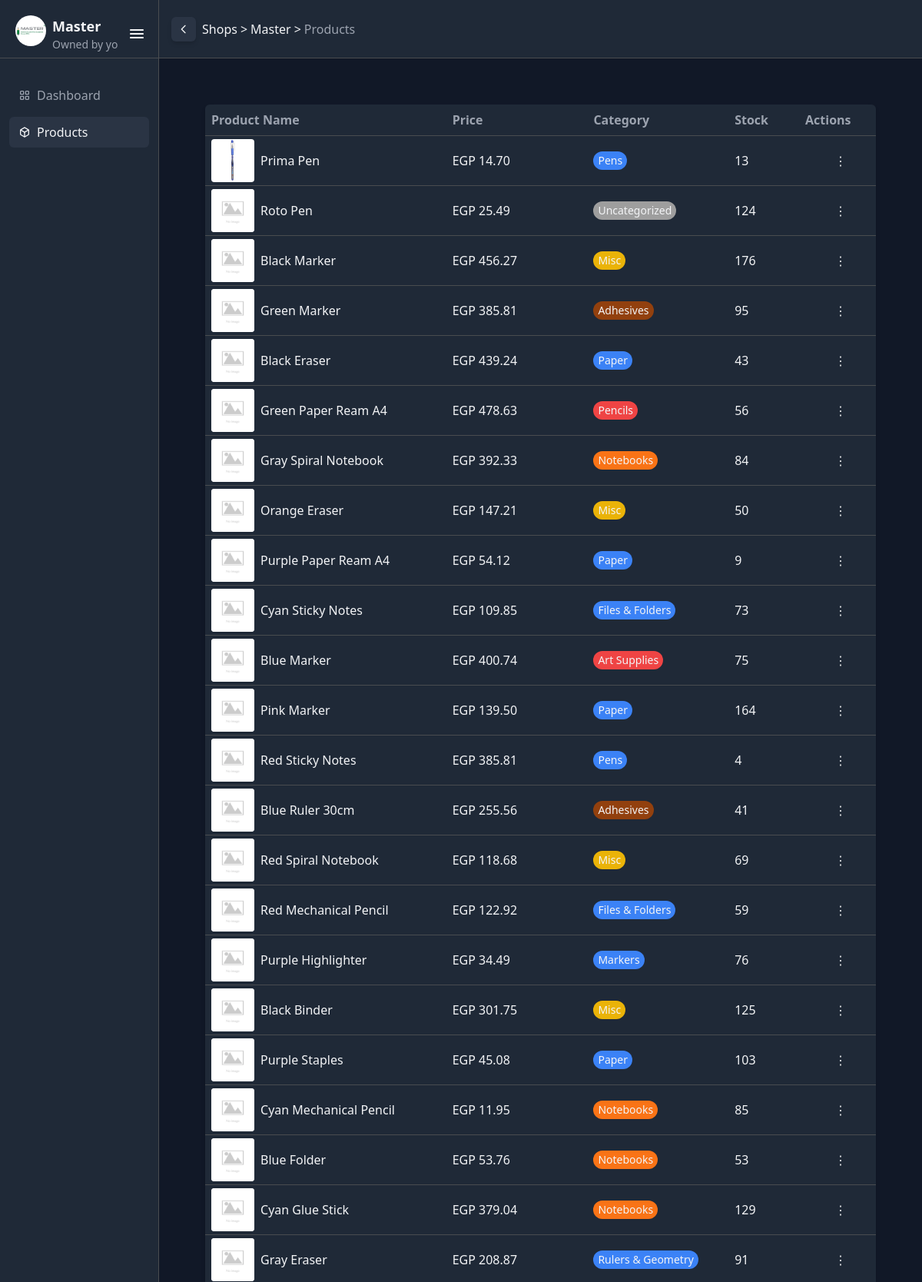
The app's page /shops/master/products/ (signed in, upper part) with its own data.
### pos/models.py (models this page shows, shortened)
class Shop(models.Model):
    name = models.CharField(max_length=100)
    owner = models.ForeignKey(User, on_delete=models.CASCADE, related_name="shops")
    managers = models.ManyToManyField(User, through='ShopManager')
    created_at = models.DateTimeField(auto_now_add=True)
    logo = models.ImageField(upload_to="logos/", null=True, blank=True)
    slug = models.SlugField(unique=True, blank=True)
    discount_percentage = models.DecimalField(max_digits=4, decimal_places=2, default=0)
    tax_percentage = models.DecimalField(max_digits=4, decimal_places=2, default=0)
    currency_code = models.CharField(max_length=10) # Examples: EGP, $, ect...
    def get_logo_url(self):
        if self.logo:
            return self.logo.url
        return "/media/defaults/logo.jpg"

class Product(models.Model):
    shop = models.ForeignKey(Shop, on_delete=models.CASCADE, related_name="products")
    name = models.CharField(max_length=200)
    barcode = models.CharField(max_length=13)
    price = models.DecimalField(max_digits=10, decimal_places=2)
    stock_quantity = models.IntegerField()
    discount_percentage = models.DecimalField(max_digits=5, decimal_places=2)
    price_after_discount = models.DecimalField(max_digits=10, decimal_places=2, blank=True, null=True)
    reorder_point = models.IntegerField(null=True, blank=True)
    is_deleted = models.BooleanField(default=False)
    marked_for_deletion_at = models.DateTimeField(null=True, blank=True)
    category = models.ForeignKey(Category, on_delete=models.SET_NULL, null=True, blank=True, related_name="products")
    image = models.ImageField(upload_to=image_upload_to, null=True, blank=True)
    def get_image_url(self):
        if self.image:
            return self.image.url
        return "/media/defaults/product.png"
    class Meta:
        constraints = [
            models.UniqueConstraint(fields=['shop', 'barcode'], name='unique_shop_barcode_product')
            ]

class Category(models.Model):
    shop = models.ForeignKey(Shop, on_delete=models.CASCADE, related_name="categories")
    name = models.CharField(max_length=100)
    color = models.CharField(max_length=20, choices=utils.CATEGORY_COLORS_CHOICES, default='blue')
    class Meta:
        constraints = [models.UniqueConstraint(fields=['shop', 'name'], name="unique_shop_name_category")]

### pos/views.py (the view)
# urls.py: path('shops/<str:slug>/products/', views.ProductView.as_view(), name='products'),
class ProductView(ShopAccessMixin, ListView):
    template_name = "pos/shop/products.html"
    active_page = 'products' # For context
    required_perms = ['can_view_products']
    paginate_by = 50
    def get_queryset(self):
        products = Product.objects.filter(shop=self.shop)
        for product in products:
            product.hex_code = utils.CATEGORY_COLORS_MAPPING[product.category.color]
        return products
    def get_breadcrumbs(self):
        base = super().get_breadcrumbs()
        base.extend([{"name": "Products", "url": None}])
        return base

### pos/views.py (called while the page is built, shortened)
    def get_breadcrumbs(self):
        return [{"name": "Shops", "url": reverse("home")},
                {"name": self.shop.name, "url": reverse("dashboard", args=[self.shop.slug])}]

    def dispatch(self, request, *args, **kwargs):
        slug = self.kwargs.get("slug")
        shop = get_object_or_404(Shop, slug=slug)
        if request.user.shops.filter(pk=shop.pk).exists():
            self.shop = shop
            self.isOwner = True
            self.shop_manager = None
            return super().dispatch(request, *args, **kwargs)

    def get_context_data(self, **kwargs):
        context =  super().get_context_data(**kwargs)
        context.update({
            'shop': self.shop,
            'isOwner': self.isOwner,
            'shop_manager': self.shop_manager,
            'active_page': self.active_page,
            'breadcrumbs': self.get_breadcrumbs()
        })
        return context

### pos/templates/pos/shop/products.html (shortened to what this page needs)
{% extends 'pos/shop/shop_base.html' %}
{% load static %}
{% block content %}
    <div class="flex justify-center items-center w-full p-10">
        <div class="flex flex-col">
            <table class="table-fixed w-full border-collapse overflow-scroll shadow-md">
                <thead class="text-secondary-text">
                    <tr class="text-left border-b border-border h-10 bg-surface rounded-lg">
                        <th class="pl-2 rounded-tl-md w-24 md:w-56 font-semibold">Product Name</th>
                        <th class="w-24 md:w-32 font-semibold">Price</th>
                        <th class="w-32 md:w-32 font-semibold">Category</th>
                        <th class="w-12 md:w-16 font-semibold">Stock</th>
                        <th class="rounded-tr-md w-12 md:w-16 font-semibold">Actions</th>
                    </tr>
                </thead>
                <tbody class="bg-surface">
                    {% for product in product_list %}
                    <tr class="text-text border-b border-border cursor-pointer"
                     onclick="if (!event.target.closest('a, button')) window.location.href='{% url 'product_details' shop.slug product.pk %}'">
                        <td class="pl-2 flex items-center gap-2 h-16">
                            <div class="bg-white h-14 w-14 rounded-sm flex justify-center items-center">
                                <img src="{{ product.get_image_url }}" class="h-14 rounded-sm object-contain" alt="Product image">
                            </div>
                            {{ product.name }}
                        </td>
                        <td>{{ shop.currency_code }} {{ product.price_after_discount }}</td>
                        <td>
                            <div style="background-color: {{ product.hex_code }};" class="w-fit px-1.5 py-0.5 rounded-2xl text-sm" >{{ product.category.name }}</div>
                        </td>
                        <td>{{ product.stock_quantity }}</td>
                        <td class="text-center">
                            <div class="relative">
                                <button class="context-menu-btn h-8 w-8 cursor-pointer rounded-lg hover:bg-hover" data-product-id="{{ product.id }}">⋮</button>
                            </div>
                        </td>
                    </tr>
                    {% endfor %}
                </tbody>
            </table>
        </div>
    </div>
{% endblock %}

### pos/templates/pos/shop/sidebar.html (shortened to what this page needs)
{% load static %}
{% load permissions_extras %}
<div id="sidebar" class="bg-surface h-dvh w-[250px] transition-all duration-300 border-r border-r-border sticky top-0 ">
    <div id="sidebar-header" class="mb-4 border-b mt-3 p-3 border-b-border flex w-full justify-between items-center h-16">
        <div id="shop-details" class="flex gap-2 p-2 rounded-md overflow-hidden">
            <img src="{{ shop.get_logo_url }}" class="rounded-full h-10" alt="">
            <div class="flex flex-col justify-center overflow-hidden text-nowrap">
                <span class="text-text text-lg font-semibold">{{ shop.name }}</span>
                <span class="text-secondary-text text-sm">
                    {% if isOwner %}
                    Owned by you
                    {% else %}
                    Owned by '{{ shop.owner }}'
                    {% endif %}
                </span>
            </div>
        </div>
        <div class="h-[64px] flex items-center">
            <button id="sidebar-btn">
            </button>
        </div>
    </div>
    <ul class="mt-2 flex flex-col gap-2 p-3">
        {% if isOwner or shop_manager|has_permission:"can_view_dashboard" %}
        <li>
            <a href="{% url 'dashboard' shop.slug %}" class="sidebar-item flex items-center justify-start gap-1 hover:bg-hover cursor-pointer rounded-md h-10 pl-2
                {% if active_page == 'dashboard' %}
                fill-text text-text bg-hover
                {% else %}
                fill-secondary-text text-secondary-text
                {% endif %}">
                <div>
                    <span class="sidebar-item-label text-base font-medium">Dashboard</span>
                </div>
            </a>
        </li>
        {% endif %}
        {% if isOwner or shop_manager|has_permission:"can_view_products" %}
        <li>
            <a href="{% url 'products' shop.slug %}" class="sidebar-item flex items-center justify-start gap-1 hover:bg-hover cursor-pointer rounded-md h-10 pl-2
                {% if active_page == 'products' %}
                fill-text text-text bg-hover
                {% else %}
                fill-secondary-text text-secondary-text
                {% endif %}">
                <div>
                    <span class="sidebar-item-label text-base font-medium">Products</span>
                </div>
            </a>
        </li>
        {% endif %}
    </ul>
</div>

### pos/templates/pos/shop/breadcrumbs.html (shortened to what this page needs)
<div class="flex items-center gap-2 justify-start text-text">
  {% if breadcrumbs|length > 2 %}
    {% with prev=breadcrumbs|slice:":-1"|last %}
      {% if prev.url %}
        <a href="{{ prev.url }}"
           class="flex items-center gap-1 text-sm text-text hover:text-primary bg-hover p-2 rounded-md shadow-md">
          <svg xmlns="http://www.w3.org/2000/svg" class="w-4 h-4" fill="none" viewBox="0 0 24 24" stroke="currentColor">
            <path stroke-linecap="round" stroke-linejoin="round" stroke-width="2" d="M15 19l-7-7 7-7" />
          </svg>
        </a>
      {% endif %}
    {% endwith %}
  {% endif %}
  <nav class="text-text flex items-center gap-1">
    {% for crumb in breadcrumbs %}
      {% if crumb.url %}
        <a href="{{ crumb.url }}" class="hover:text-primary">{{ crumb.name }}</a>
      {% else %}
        <span class="text-secondary-text font-medium">{{ crumb.name }}</span>
      {% endif %}
      {% if not forloop.last %}
        <span>></span>
      {% endif %}
    {% endfor %}
  </nav>
</div>

### records on screen
Shop: get_logo_url (picture), name "Master", name "Master", currency_code "EGP"
Product: get_image_url (picture), name "Prima Pen", price_after_discount "14.70", category.name "Pens", stock_quantity "13"
Product: name "Roto Pen", price_after_discount "25.49", category.name "Uncategorized", stock_quantity "124"
Product: name "Black Marker", price_after_discount "456.27", category.name "Misc", stock_quantity "176"
Product: name "Green Marker", price_after_discount "385.81", category.name "Adhesives", stock_quantity "95"
Product: name "Black Eraser", price_after_discount "439.24", category.name "Paper", stock_quantity "43"
Product: name "Green Paper Ream A4", price_after_discount "478.63", category.name "Pencils", stock_quantity "56"
Product: name "Gray Spiral Notebook", price_after_discount "392.33", category.name "Notebooks", stock_quantity "84"
Product: name "Orange Eraser", price_after_discount "147.21", category.name "Misc", stock_quantity "50"
Product: name "Purple Paper Ream A4", price_after_discount "54.12", category.name "Paper", stock_quantity "9"
Product: name "Cyan Sticky Notes", price_after_discount "109.85", category.name "Files & Folders", stock_quantity "73"
Product: name "Blue Marker", price_after_discount "400.74", category.name "Art Supplies", stock_quantity "75"
Product: name "Pink Marker", price_after_discount "139.50", category.name "Paper", stock_quantity "164"
Product: name "Red Sticky Notes", price_after_discount "385.81", category.name "Pens", stock_quantity "4"
Product: name "Blue Ruler 30cm", price_after_discount "255.56", category.name "Adhesives", stock_quantity "41"
Product: name "Red Spiral Notebook", price_after_discount "118.68", category.name "Misc", stock_quantity "69"
Product: name "Red Mechanical Pencil", price_after_discount "122.92", category.name "Files & Folders", stock_quantity "59"
Product: name "Purple Highlighter", price_after_discount "34.49", category.name "Markers", stock_quantity "76"
Product: name "Black Binder", price_after_discount "301.75", category.name "Misc", stock_quantity "125"
Product: name "Purple Staples", price_after_discount "45.08", category.name "Paper", stock_quantity "103"
Product: name "Cyan Mechanical Pencil", price_after_discount "11.95", category.name "Notebooks", stock_quantity "85"
Product: name "Blue Folder", price_after_discount "53.76", category.name "Notebooks", stock_quantity "53"
Product: name "Cyan Glue Stick", price_after_discount "379.04", category.name "Notebooks", stock_quantity "129"
Product: name "Gray Eraser", price_after_discount "208.87", category.name "Rulers & Geometry", stock_quantity "91"

### other values on screen
{{ crumb.name }} "Shops"
{{ crumb.name }} "Products"
